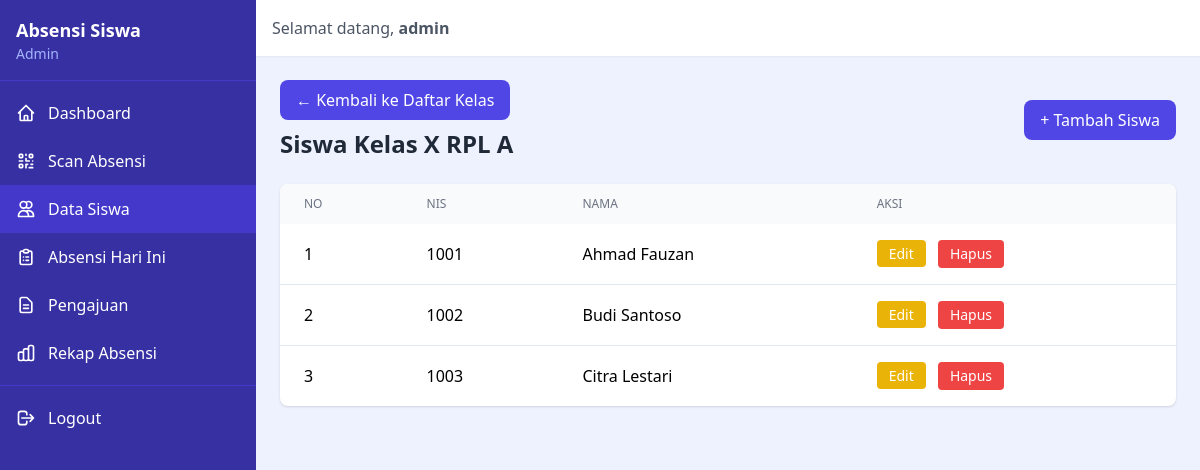
Screenshot of /admin/siswa/detail.php?kelas_id=1 (signed in) with the database file from the repository.
### tables this page shows
CREATE TABLE kelas (
    id INT AUTO_INCREMENT PRIMARY KEY,
    nama_kelas VARCHAR(50) NOT NULL,
    created_at TIMESTAMP DEFAULT CURRENT_TIMESTAMP,
    updated_at TIMESTAMP DEFAULT CURRENT_TIMESTAMP ON UPDATE CURRENT_TIMESTAMP
);

CREATE TABLE siswa (
    id INT AUTO_INCREMENT PRIMARY KEY,
    user_id INT NOT NULL,
    nis VARCHAR(20) NOT NULL UNIQUE,
    nama VARCHAR(100) NOT NULL,
    kelas_id INT NOT NULL,
    qr_token VARCHAR(64) NOT NULL UNIQUE,
    created_at TIMESTAMP DEFAULT CURRENT_TIMESTAMP,
    updated_at TIMESTAMP DEFAULT CURRENT_TIMESTAMP ON UPDATE CURRENT_TIMESTAMP,
    FOREIGN KEY (user_id) REFERENCES users(id) ON DELETE CASCADE,
    FOREIGN KEY (kelas_id) REFERENCES kelas(id) ON DELETE RESTRICT
);

### functions/kelas.php (called while the page is built, shortened)
<?php
function getKelasById($id) {
    $db = getDBConnection();
    $stmt = $db->prepare("SELECT * FROM kelas WHERE id = ?");
    $stmt->execute([$id]);
    return $stmt->fetch();
}

### functions/siswa.php (called while the page is built, shortened)
<?php
function getSiswaByKelas($kelasId) {
    $db = getDBConnection();
    $stmt = $db->prepare("SELECT s.*, k.nama_kelas FROM siswa s JOIN kelas k ON s.kelas_id = k.id WHERE s.kelas_id = ? ORDER BY s.nama");
    $stmt->execute([$kelasId]);
    return $stmt->fetchAll();
}

### admin/siswa/detail.php (the view, shortened to what this page needs)
<?php
require_once __DIR__ . '/../../functions/siswa.php';
require_once __DIR__ . '/../../functions/kelas.php';
$kelasId = $_GET['kelas_id'] ?? null;
$kelas = getKelasById($kelasId);
$siswaList = getSiswaByKelas($kelasId);
?>
<?php require_once __DIR__ . '/../../includes/header.php'; ?>
<div class="flex justify-between items-center mb-6">
    <div>
        <a href="/admin/siswa/index.php" class="bg-blue-600 text-white px-4 py-2 rounded-lg hover:bg-blue-700 transition mb-2 inline-block">&larr; Kembali ke Daftar Kelas</a>
        <h1 class="text-2xl font-bold text-gray-800">Siswa Kelas <?= htmlspecialchars($kelas['nama_kelas']) ?></h1>
    </div>
    <a href="/admin/siswa/tambah.php?kelas_id=<?= $kelasId ?>" class="bg-blue-600 text-white px-4 py-2 rounded-lg hover:bg-blue-700 transition">
        + Tambah Siswa
    </a>
</div>
<?php if (empty($siswaList)): ?>
    <div class="bg-white rounded-lg shadow p-8 text-center">
        <p class="text-gray-500 mb-4">Belum ada siswa di kelas ini.</p>
        <a href="/admin/siswa/tambah.php?kelas_id=<?= $kelasId ?>" class="text-blue-600 hover:underline">+ Tambah Siswa</a>
    </div>
<?php else: ?>
    <div class="bg-white rounded-lg shadow overflow-x-auto">
        <table class="w-full">
            <thead class="bg-gray-50">
                <tr>
                    <th class="px-6 py-3 text-left text-xs font-medium text-gray-500 uppercase">No</th>
                    <th class="px-6 py-3 text-left text-xs font-medium text-gray-500 uppercase">NIS</th>
                    <th class="px-6 py-3 text-left text-xs font-medium text-gray-500 uppercase">Nama</th>
                    <th class="px-6 py-3 text-left text-xs font-medium text-gray-500 uppercase">Aksi</th>
                </tr>
            </thead>
            <tbody class="divide-y divide-gray-200">
                <?php foreach ($siswaList as $i => $s): ?>
                    <tr class="hover:bg-gray-50">
                        <td class="px-6 py-4"><?= $i + 1 ?></td>
                        <td class="px-6 py-4"><?= htmlspecialchars($s['nis']) ?></td>
                        <td class="px-6 py-4"><?= htmlspecialchars($s['nama']) ?></td>
                        <td class="px-6 py-4 space-x-2">
                            <a href="/admin/siswa/edit.php?id=<?= $s['id'] ?>" class="bg-yellow-500 text-white px-3 py-1 rounded hover:bg-yellow-600 text-sm">Edit</a>
                            <form method="POST" action="/admin/siswa/hapus.php" class="inline" onsubmit="return confirm('Hapus siswa <?= htmlspecialchars($s['nama']) ?>?');">
                                <button type="submit" class="bg-red-500 text-white px-3 py-1 rounded hover:bg-red-600 text-sm">Hapus</button>
                            </form>
                        </td>
                    </tr>
                <?php endforeach; ?>
            </tbody>
        </table>
    </div>
<?php endif; ?>
<?php require_once __DIR__ . '/../../includes/footer.php'; ?>

### rows the page displays
kelas: nama_kelas "X RPL A"
siswa: nis "1001", nama "Ahmad Fauzan"
siswa: nis "1002", nama "Budi Santoso"
siswa: nis "1003", nama "Citra Lestari"

### other values shown
$_SESSION['nama'] "admin"
